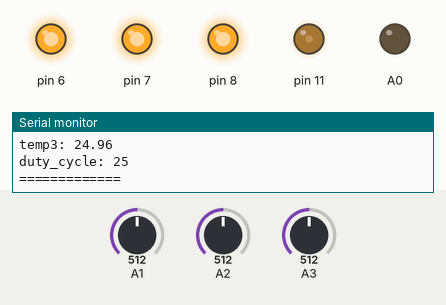
This sketch was run on a simulated Arduino Uno, built with avr-gcc and run on an emulated ATmega328P. Parts: output pins drawn as LEDs (lit = HIGH), the last lines printed to the serial monitor. Inputs (shaded band) come from the test bench; at power-on: A1 = 512, A2 = 512, A3 = 512.

Above: at 1.2 s.
1.3 s: A1 set to 306
At 2.0 s:
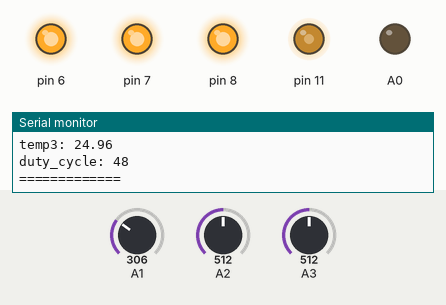
2.8 s: A2 set to 122
At 4.0 s:
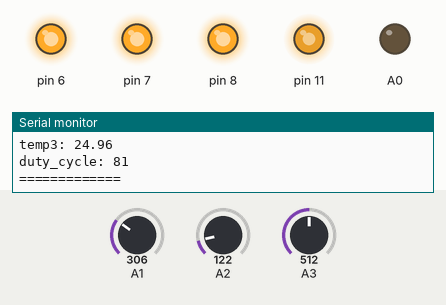
4.3 s: A3 set to 122
At 5.0 s:
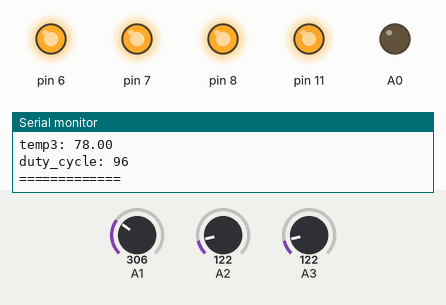
5.8 s: A2 set to 15
At 7.1 s:
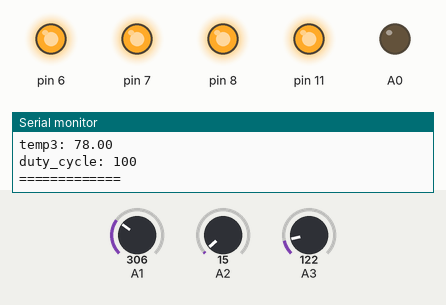
Timing chart, 0 to 8.3 s (numbered marks = the images above; inputs shaded):
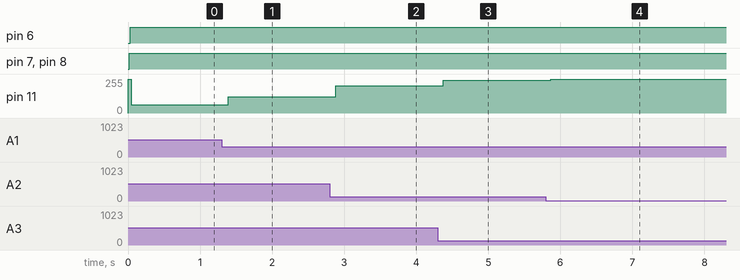

The sketch:

ProjectorFanController.ino
```cpp
/*Projector fan controller*/
int icr, frecuency, duty_cycle;

void setup() {

  Serial.begin(115200);
  while (!Serial);

  //Setup fan and LED
  digitalWrite(13, HIGH);
  pinMode(11, OUTPUT);
  digitalWrite(11, HIGH);
}

void loop() {
  //calculate fan speed
  float temp1 = getTemp(A1, /*D*/8, A0);
  float temp2 = getTemp(A2, /*D*/7, A0);
  float temp3 = getTemp(A3, /*D*/6, A0);

  float duty1 = map(temp1, 30, 80, 25, 100);//LCD
  float duty2 = map(temp2, 40, 90, 25, 100);//LED
  float duty3 = map(temp3, 30, 80, 25, 100);//cpu
  duty_cycle = max(max(duty1,duty2),duty3);  //0...100

  //apply fan speed
  analogWrite(11, map((float)duty_cycle, 0, 100, 0, 255));


  //debug to serial
  Serial.print("temp1: ");
  Serial.println(temp1);
  Serial.print("temp2: ");
  Serial.println(temp2);
  Serial.print("temp3: ");
  Serial.println(temp3);
  Serial.print("duty_cycle: ");
  Serial.println(duty_cycle);
  Serial.println("=============");

  //debug to LED
  digitalWrite(13, HIGH);
  delay(duty_cycle);
  digitalWrite(13, LOW);
  delay(100-duty_cycle);
}


float map(float x, float in_min, float in_max, float out_min, float out_max) {
  if(x<in_min)
    return out_min;
  if(x>in_max)
    return out_max;
  return (x - in_min) * (out_max - out_min) / (in_max - in_min) + out_min;
}
```

Thermal.ino
```cpp
// (licence header left out)
//PIN_THERMISTOR
// resistance at 25 degrees C
#define THERMISTORNOMINAL 10000
// temp. for nominal resistance (almost always 25 C)
#define TEMPERATURENOMINAL 25
// how many samples to take and average, more takes longer
// but is more 'smooth'
#define NUMSAMPLES 3
// The beta coefficient of the thermistor (usually 3000-4000)
#define BCOEFFICIENT 3950
// the value of the 'other' resistor
#define SERIESRESISTOR 10000

int samples[NUMSAMPLES];  //buffer


float getInternalTemp(){
  //float temperature=(ADCW – 324.31f)/1.22f;
  //return temperature;
  ADMUX = 0xC8; // turn on internal reference, right-shift ADC buffer, ADC channel = internal temp sensor
  delay(10);  // wait a sec for the analog reference to stabilize

  ADCSRA |= _BV(ADSC); // start the conversion
  while (bit_is_set(ADCSRA, ADSC)); // ADSC is cleared when the conversion finishes
  return (ADCL | (ADCH << 8)) - 342; // combine bytes & correct for temp offset (approximate)}
}


float getTemp(int pinSensor, int pinPwr, int pinGnd){
  pinMode(pinPwr, OUTPUT);  //POWER for thermistor
  digitalWrite(pinPwr, HIGH);
  pinMode(pinGnd, OUTPUT);  //GND for thermistor
  digitalWrite(pinGnd, LOW);

  uint8_t i;
  float average;
  for (i=0; i< NUMSAMPLES; i++) { // take N samples in a row, with a slight delay
   samples[i] = analogRead(pinSensor);
   delay(5);
  }
  average = 0; // average all the samples out
  for (i=0; i< NUMSAMPLES; i++)
     average += samples[i];
  average /= NUMSAMPLES;
  average = 1023 / average - 1; // convert the value to resistance
  average = SERIESRESISTOR / average; //Thermistor resistance
  float steinhart;
  steinhart = average / THERMISTORNOMINAL;     // (R/Ro)
  steinhart = log(steinhart);                  // ln(R/Ro)
  steinhart /= BCOEFFICIENT;                   // 1/B * ln(R/Ro)
  steinhart += 1.0 / (TEMPERATURENOMINAL + 273.15); // + (1/To)
  steinhart = 1.0 / steinhart;                 // Invert
  steinhart -= 273.15;                         // convert absolute temp to C
  return steinhart;
}
```

Measured:
- after the input at 1.3 s, pin 11: 63/255 → 122/255 after 0.09 s
- after the input at 2.8 s, pin 11: 122/255 → 206/255 after 0.08 s
- after the input at 4.3 s, pin 11: 206/255 → 244/255 after 0.08 s
- after the input at 5.8 s, pin 11: 244/255 → 255/255 after 0.07 s
